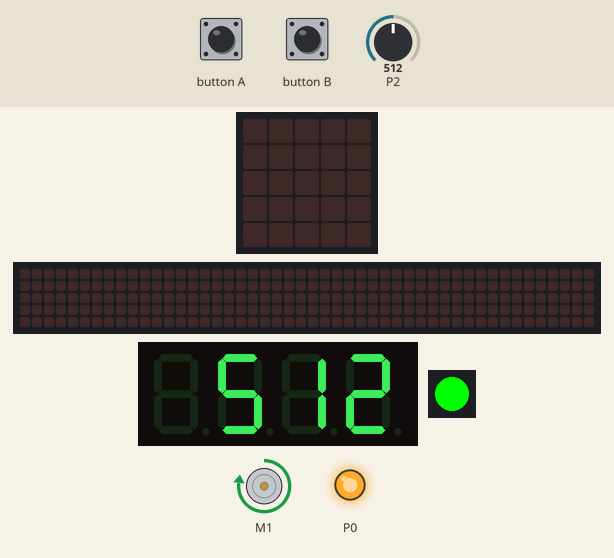
The program below on a simulated Calliope mini (MakeCode). Parts: the board's 5×5 LED display, a strip that is not on the board, showing the scrolling text unrolled, 4-digit seven-segment display, 1 RGB LEDs in strip order, left to right, DC motor (green arrow = forward, orange = backward, longer = faster), output pins drawn as LEDs (lit = HIGH). The test bench sets the inputs (shaded band); at power-on: P2 = 512 (analog values on the 0–1023 scale). The 48×5 strip is a reading aid, not a part: it shows the text the display is scrolling, unrolled, one strip-width of it at a time.

Above: at 12.0 s.
12.1 s: P2 set to 65
At 12.7 s:
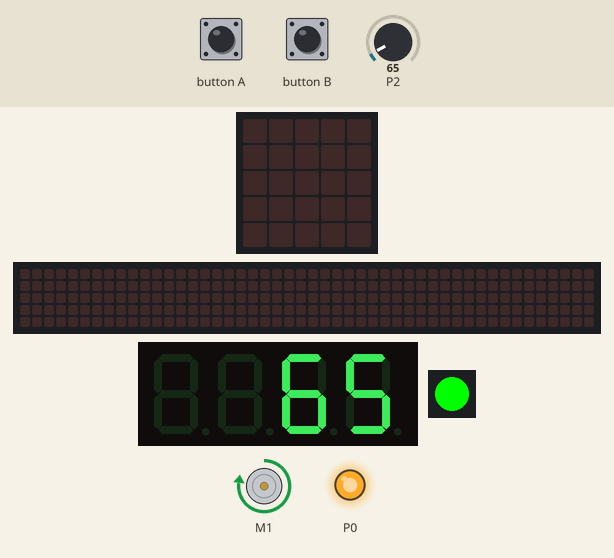
13.9 s: P2 set to 53
At 15.0 s:
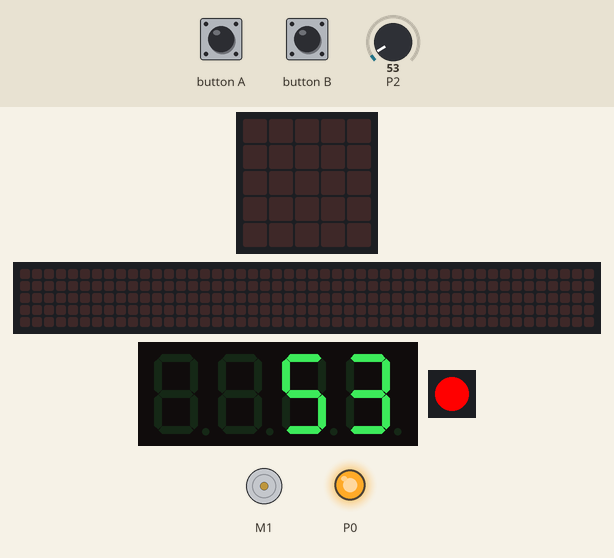
15.5 s: button A pressed for 0.15 s
At 15.72 s:
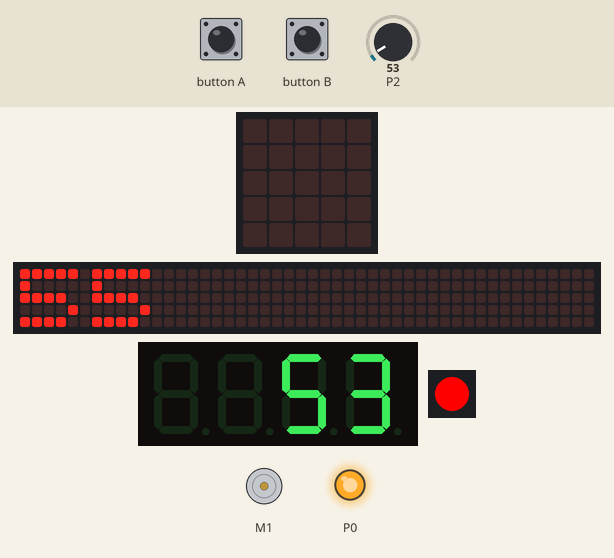
16.2 s: button A pressed for 0.15 s
16.9 s: P2 set to 0
At 18.2 s:
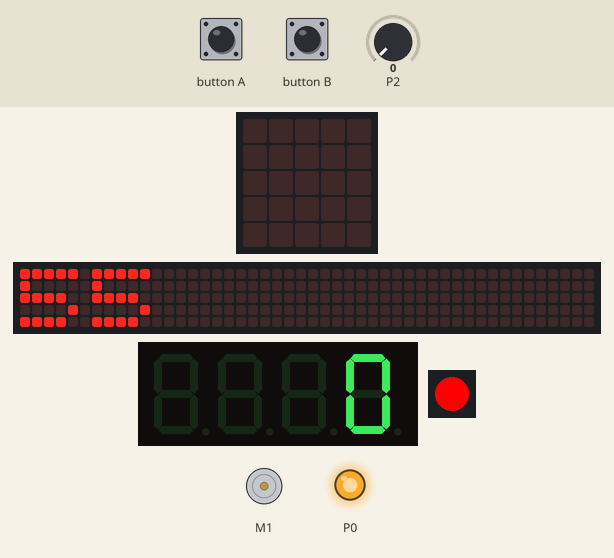
19.9 s: P2 set to 122
At 22.2 s:
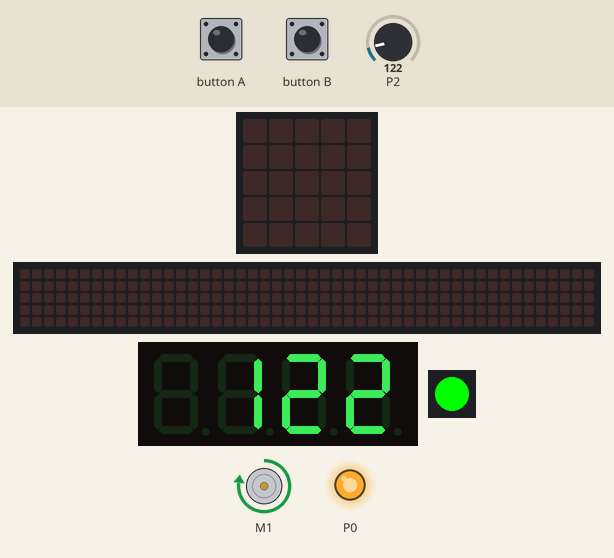
Timing chart, 0 to 23.1 s (numbered marks = the images above; inputs shaded):
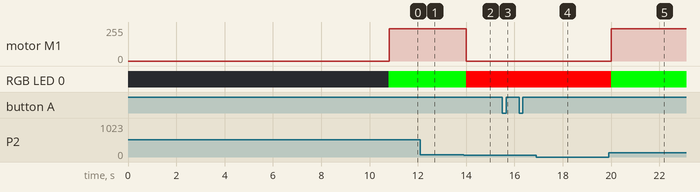

The program:

main.ts
```typescript
input.onButtonEvent(Button.A, input.buttonEventClick(), function () {
    Schaltwert += -5
    basic.showNumber(Schaltwert)
})
input.onButtonEvent(Button.B, input.buttonEventClick(), function () {
    Schaltwert += 5
    basic.showNumber(Schaltwert)
})
let Lichtschranke = 0
let Schaltwert = 0
basic.showString("ft-trockner")
let _4digit = grove.createDisplay(DigitalPin.C16, DigitalPin.C17)
pins.digitalWritePin(DigitalPin.P0, 1)
Schaltwert = 60
loops.everyInterval(400, function () {
    Lichtschranke = pins.analogReadPin(AnalogPin.P2)
    _4digit.show(Lichtschranke)
    if (Lichtschranke < Schaltwert) {
        basic.setLedColor(0xff0000)
        motors.motorCommand(MotorCommand.Break)
    } else {
        basic.setLedColor(0x00ff00)
        motors.motorPower(95)
    }
})
```

test.ts
```typescript
// Hier kann man Tests durchführen; diese Datei wird nicht kompiliert, wenn dieses Paket als Erweiterung verwendet wird.
```

Measured:
- the behaviour switches between 60 and 59 on P2 (found by bisection; images 1 and 2)
- after the input at 12.1 s, the display: changes after 0.30 s (image 1)
- after the input at 13.9 s, motor M1: forward 242/255 → stopped after 0.10 s; RGB LED 0: RGB(0, 255, 0) → RGB(255, 0, 0) after 0.10 s; the display: first changes after 0.10 s (image 2 shows a later state)
- after the input at 15.5 s, the display: changes after 0.15 s (image 3)
- after the input at 16.9 s, motor M1: stays stopped (without the input it goes to forward 242/255 after 1.5 s)
- after the input at 19.9 s, motor M1: stopped → forward 242/255 after 0.10 s; the display: first changes after 0.10 s (image 5 shows a later state)
